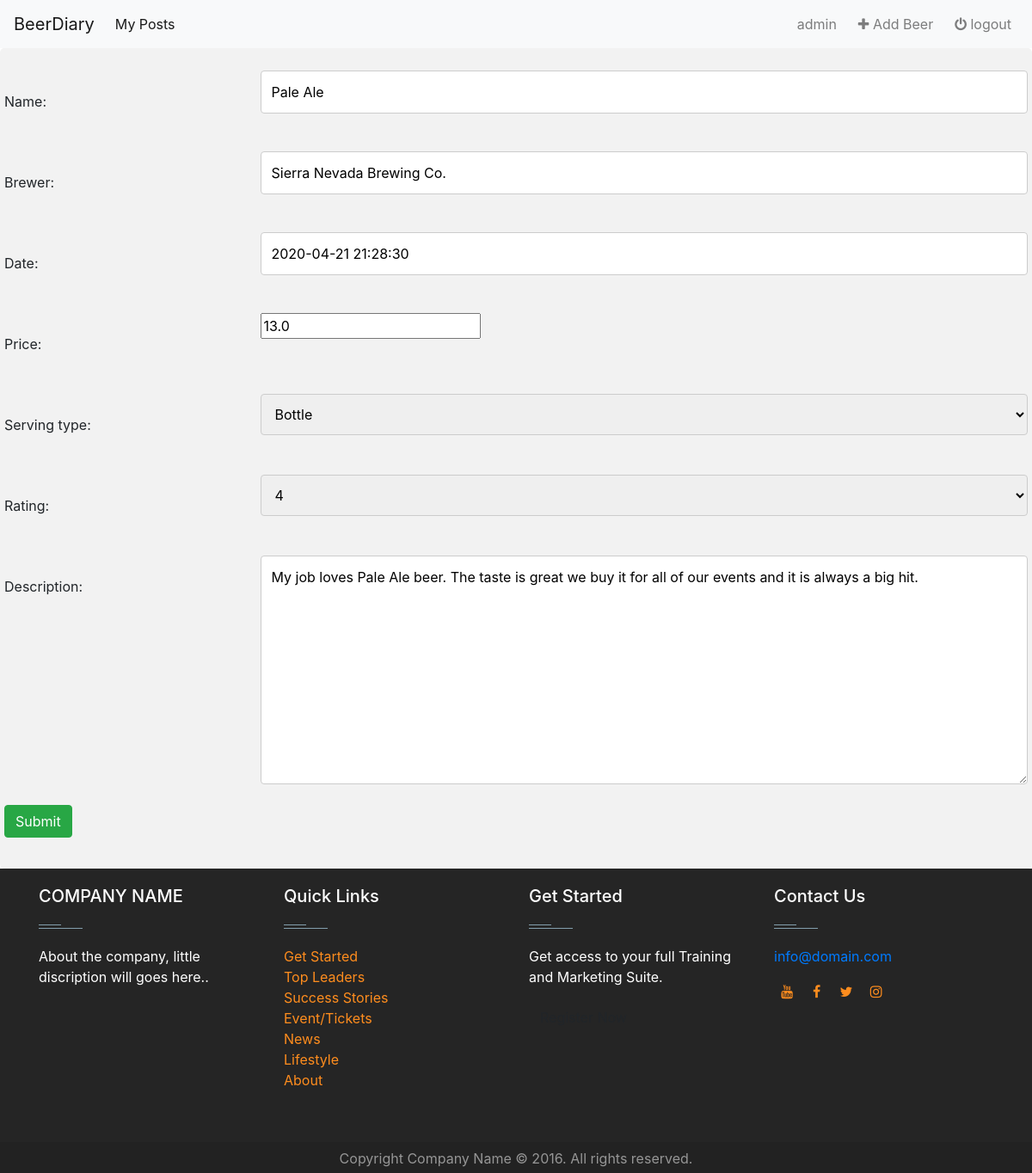
Screenshot of /2/update (signed in) with the database file from the repository.
### beers/models.py (models this page shows, shortened)
class Beer(models.Model):
    name = models.CharField(max_length=250)
    brewer = models.CharField(max_length=250)
    date = models.DateTimeField(default=datetime.now)
    price = models.FloatField()
    serving_type = models.CharField(max_length=250)
    rating = models.CharField(max_length=250)
    description = models.TextField(max_length=500, null=True)

### beers/views.py (the view)
# urls.py: path('<slug:pk>/update', views.UpdateBeer.as_view(), name='update_beer'),
class UpdateBeer(UpdateView):
    form_class = AddBeerForm
    template_name = 'beers/add_beer.html'
    model = Beer
    success_url = reverse_lazy('beers:detail')

### beers/forms.py
class AddBeerForm(forms.ModelForm):
    CHOICES = (
        ("Bottle", "Bottle"),
        ("Draft", "Draft"),
    )
    serving_type = forms.ChoiceField(choices=CHOICES)
    rating = forms.ChoiceField(choices=[(x, x) for x in range(1, 6)])
    class Meta:
        model = Beer
        fields = '__all__'

### templates/beers/add_beer.html (shortened to what this page needs)
{% extends 'base.html' %}
{% load staticfiles %}
{% block main-content %}
<div class="beer-container">
  <form method="post" enctype="multipart/form-data">
    {% for field in form %}
    <div class="row">
      <div class="col-25">
        <label>{{ field.label_tag }}</label>
      </div>
      <div class="col-75">
        {{ field }}
      </div>
    </div>
    {% endfor %}
    <br>
    <div class="row">
      <button class="btn btn-success" type="submit">Submit</button>
    </div>
  </form>
</div>
{% endblock %}

### templates/base.html (shortened to what this page needs)
{% load staticfiles %}
{% load custom_url %}
<html>
<head>
  <link rel="stylesheet" type="text/css" href="{% static 'css/style.css' %}">
  <link rel="stylesheet" href="https://stackpath.bootstrapcdn.com/bootstrap/4.4.1/css/bootstrap.min.css">
  <link href="https://maxcdn.bootstrapcdn.com/font-awesome/4.7.0/css/font-awesome.min.css" rel="stylesheet">
</head>
<body>
<nav class="navbar navbar-expand-lg navbar-light bg-light">
  <a class="navbar-brand" href="{% url 'beers:index' %}">BeerDiary</a>
  <div class="collapse navbar-collapse" id="navbarSupportedContent">
    <ul class="navbar-nav mr-auto">
      {% if user.username %}
        <li class="nav-item active">
          <a class="nav-link" href="{% url 'beers:detail' %}">My Posts</a>
        </li>
      {% endif %}
    </ul>
    <ul class="nav navbar-nav navbar-right">
      {% if user.username %}
        <li>
          <a class="nav-link">{{ user.username }} &nbsp;</a>
        </li>
        <li class="">
          <a class="nav-link" href="{% url 'beers:add_beer' %}">
            <i class="fa fa-plus" aria-hidden="true"></i> Add Beer &nbsp;
          </a>
        </li>
        <li>
          <a class="nav-link" href="{% url 'beers:logout_user' %}">
            <i class="fa fa-power-off" aria-hidden="true"></i> logout
          </a>
        </li>
      {% endif %}
    </ul>
  </div>
</nav>
{% block main-content %}
{% endblock %}
<footer id="footer" class="footer-1">
  <div class="main-footer widgets-dark typo-light">
    <div class="container">
      <div class="row">
        <div class="col-xs-12 col-sm-6 col-md-3">
          <div class="widget subscribe no-box">
          <h5 class="widget-title">COMPANY NAME<span></span></h5>
          <p>About the company, little discription will goes here.. </p>
          </div>
        </div>
        <div class="col-xs-12 col-sm-6 col-md-3">
          <div class="widget no-box">
            <h5 class="widget-title">Quick Links<span></span></h5>
            <ul class="thumbnail-widget">
              <li>
                <div class="thumb-content"><a href="#.">Get Started</a></div>
              </li>
              <li>
                <div class="thumb-content"><a href="#.">Top Leaders</a></div>
              </li>
              <li>
                <div class="thumb-content"><a href="#.">Success Stories</a></div>
              </li>
              <li>
                <div class="thumb-content"><a href="#.">Event/Tickets</a></div>
              </li>
              <li>
                <div class="thumb-content"><a href="#.">News</a></div>
              </li>
              <li>
                <div class="thumb-content"><a href="#.">Lifestyle</a></div>
              </li>
              <li>
                <div class="thumb-content"><a href="#.">About</a></div>
              </li>
            </ul>
          </div>
        </div>
        <div class="col-xs-12 col-sm-6 col-md-3">
          <div class="widget no-box">
          <h5 class="widget-title">Get Started<span></span></h5>
          <p>Get access to your full Training and Marketing Suite.</p>
          <a class="btn" href="#." target="_blank">Register Now</a>
          </div>
        </div>
        <div class="col-xs-12 col-sm-6 col-md-3">
          <div class="widget no-box">
            <h5 class="widget-title">Contact Us<span></span></h5>
            <p><a href="mailto:info@domain.com" title="glorythemes">info@domain.com</a></p>
            <ul class="social-footer2">
              <li class="">
                <a title="youtube" target="_blank" href="https://www.youtube.com/"><i style="padding-top: 5px" class="fa fa-youtube"></i></a>
              </li>
              <li class="">
                <a href="https://www.facebook.com/" target="_blank" title="Facebook"><i style="padding-top: 5px" class="fa fa-facebook"></i></a>
              </li>
              <li class="">
                <a href="https://twitter.com" target="_blank" title="Twitter"><i style="padding-top: 5px" class="fa fa-twitter"></i></a>
              </li>
              <li class="">
                <a title="instagram" target="_blank" href="https://www.instagram.com/"><i style="padding-top: 5px" class="fa fa-instagram"></i></a>
              </li>
            </ul>
          </div>
        </div>
      </div>
    </div>
  </div>
  <div class="footer-copyright">
    <div class="container">
      <div class="row">
        <div class="col-md-12 text-center">
          <p>Copyright Company Name © 2016. All rights reserved.</p>
        </div>
      </div>
    </div>
  </div>
</footer>
</body>

### beers/static/css/style.css (style rules this page uses)
body { color: black; }
.footer-1 .footer-copyright { margin-bottom: 0px; }
footer .main-footer { padding: 20px 0; background: #252525; }
footer ul { padding-left: 0; list-style: none; }
.footer-copyright { background: #222; padding: 5px 0; }
.footer-copyright p { color: #969696; margin: 2px 0 0; }
.widget { padding: 20px; margin-bottom: 40px; }
.widget.no-box { padding: 0; background-color: transparent; margin-bottom: 40px; box-shadow: none; -webkit-box-shadow: none; -moz-box-shadow: none; -ms-box-shadow: none; -o-box-shadow: none; }
.widget.subscribe p { margin-bottom: 18px; }
.widget li a { color: #ff8d1e; }
.widget-title { margin-bottom: 20px; }
.widget-title span { background: #839FAD none repeat scroll 0 0;display: block; height: 1px;margin-top: 25px;position: relative;width: 20%; }
.widget-title span::after { background: inherit;content: "";height: inherit; position: absolute;top: -4px;width: 50%; }
.typo-light h1, .typo-light h2, .typo-light h3, .typo-light h4, .typo-light h5, .typo-light h6, .typo-light p, .typo-light div, .typo-light span, .typo-light small { color: #fff; }
ul.social-footer2 { margin: 0;padding: 0; width: auto; }
ul.social-footer2 li { display: inline-block;padding: 0; }
ul.social-footer2 li a { display: block; height:30px;width: 30px;text-align: center; }
.btn { background-color: #ff8d1e; color:#fff; }

### templates/beers/add_beer.html (style rules this page uses)
input[type=text], select, textarea { width: 100%; padding: 12px; border: 1px solid #ccc; border-radius: 4px; box-sizing: border-box; resize: vertical; }
label { padding: 12px 12px 12px 0; display: inline-block; }
.beer-container { border-radius: 5px; background-color: #f2f2f2; padding: 20px; }
.col-25 { float: left; width: 25%; margin-top: 6px; }
.col-75 { float: left; width: 75%; margin-top: 6px; }
.row:after { content: ""; display: table; clear: both; }

### rows the page displays
Beer: form "Pale Ale" "Sierra Nevada Brewing Co." "2020-04-21 21:28:30" "13.0" "Bottle" "4" "My job loves Pale Ale beer. The taste is great we buy it for all of our events and it is always a big hit."

### other values shown
{{ user.username }} "admin"
{{ field.label_tag }} "Name:" "Brewer:" "Date:" "Price:" "Serving type:" "Rating:" "Description:"
